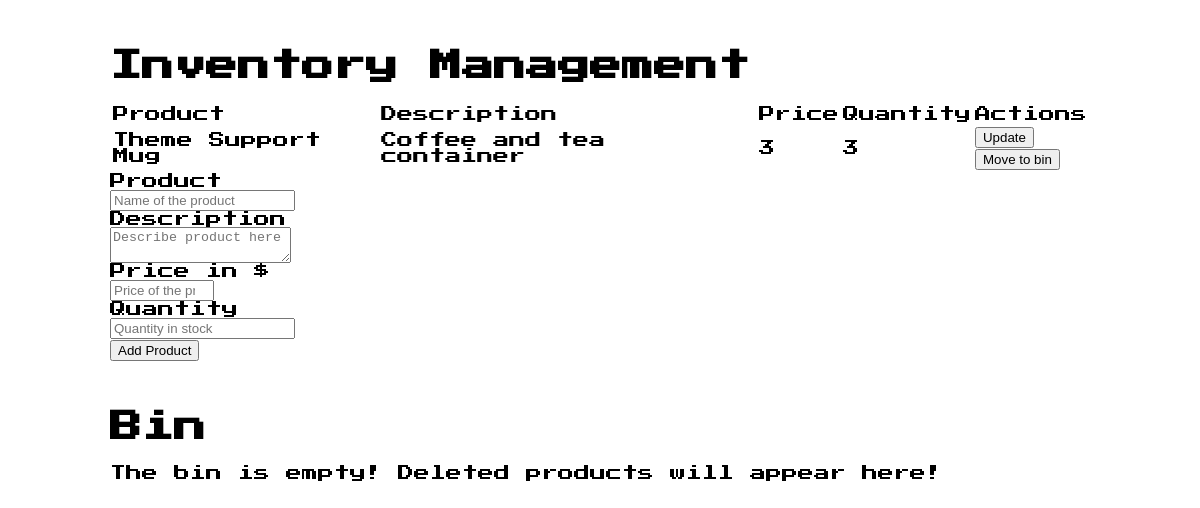
Before: / with the older database file.
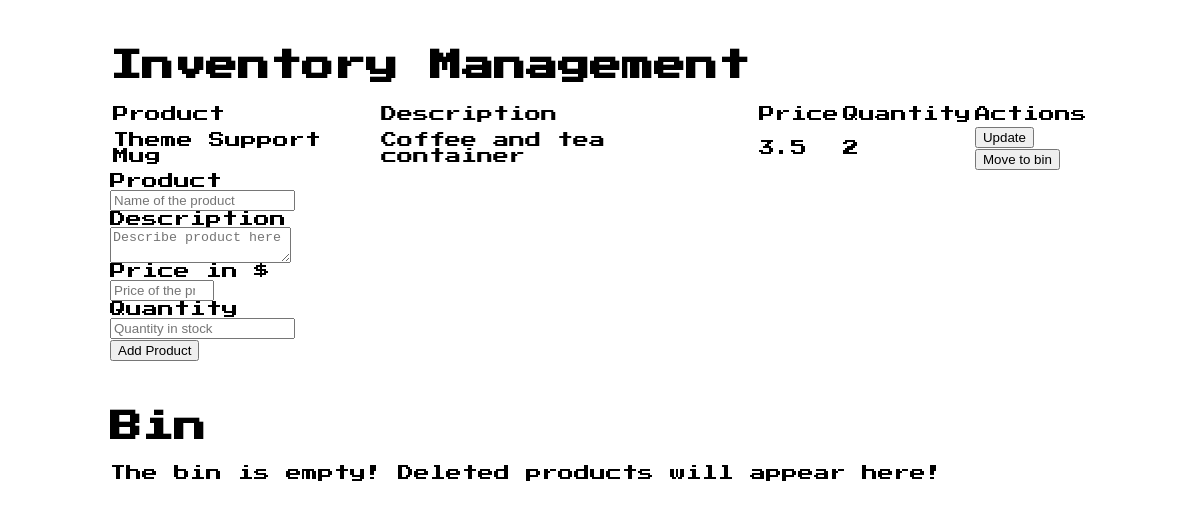
After: the same page with the newer database file.
### app.py (models this page shows, shortened)
class Inventory(db.Model):
    id = db.Column(db.Integer, primary_key=True)
    name = db.Column(db.String(80), nullable=False)
    description = db.Column(db.String(80), nullable=True)
    price = db.Column(db.Integer, nullable=False)
    quantity = db.Column(db.Integer, default=1)
    date_created = db.Column(db.DateTime, default=datetime.utcnow)

### app.py (the view)
@app.route('/', methods=['GET', 'POST'])
def index():
    if request.method == 'POST':
        name = request.form['product_name']
        description = request.form['description']
        price = request.form['price']
        quantity = request.form['quantity']
        new_product = Inventory(name=name, description=description, price=price, quantity=quantity)
        try:
            db.session.add(new_product)
            db.session.commit()
            return redirect('/')
        except:
            return 'There was an issue adding your product'
    else:
        products = Inventory.query.order_by(Inventory.date_created).all()
        deleted_products = DeletedInventory.query.order_by(DeletedInventory.date_created).all()
        return render_template("index.html", products=products, deleted_products = deleted_products)

### templates/index.html (shortened to what this page needs)
{% extends 'base.html' %}
{% block body %}
    <div class="container">
        <div class="nes-container with-title is-centered">
            {% if products|length < 1 %}
            <p class="nes-balloon from-left nes-pointer">
                The inventory is empty! Add a product below!
            </p>
            <div class="icon">
                <i class="nes-kirby"></i>
            </div>
            {% else %}
            <h1 class="title">Inventory Management</h1>
            <div class="table">
                <div class="nes-table-responsive">
                    <table class="nes-table is-bordered is-centered">
                        <thead>
                        <tr>
                            <td>Product</td>
                            <td>Description</td>
                            <td>Price</td>
                            <td>Quantity</td>
                            <td>Actions</td>
                        </tr>
                        </thead>
                        <tbody>
                        {% for product in products %}
                            <tr>
                                <td>{{ product.name }}</td>
                                <td>{{ product.description }}</td>
                                <td>{{ product.price }}</td>
                                <td>{{ product.quantity }}</td>
                                <td>
                                    <button type="button" class="nes-btn is-primary" onclick="document.getElementById('dialog-rounded-update-product-{{ product.id }}').showModal();">
                                        Update
                                    </button>
                                    <br>
                                    <button type="button" class="nes-btn is-error" onclick="document.getElementById('dialog-rounded-delete-product-{{ product.id }}').showModal();">
                                        Move to bin
                                    </button>
                                </td>
                            </tr>
                        {% endfor %}
                        </tbody>
                    </table>
                {% endif %}
                    <div class="nes-field">
                        <form action="/" method="POST">
                            <label for="product_name">Product</label>
                            <br>
                            <input type="text" name="product_name" id="product_name" placeholder="Name of the product" class="nes-input" required>
                            <br>
                            <label for="description">Description</label>
                            <br>
                            <textarea rols="10" col="200" name="description" id="description" placeholder="Describe product here" class="nes-textarea" required></textarea>
                            <br>
                            <label for="product">Price in $</label>
                            <br>
                            <input type="number" name="price" id="price" placeholder="Price of the product" class="nes-input" min="0.00" max="10000.00" step="0.01" required>
                            <br>
                            <label for="quantity">Quantity</label>
                            <br>
                            <input type="number" name="quantity" id="quantity" placeholder="Quantity in stock" class="nes-input" required>
                            <br>
                            <button type="submit" value="Add Product" class="nes-btn is-success">Add Product</button>
                        </form>
                    </div>
                </div>
            </div>
        </div>
        <div class="container">
            <div class="nes-container with-title is-centered">
                <h1 class="title">Bin</h1>
                {% if deleted_products|length < 1 %}
                <p class="nes-balloon from-left nes-pointer">
                    The bin is empty! Deleted products will appear here!
                {% endif %}
            </div>
        </div>
    </div>
{% endblock %}

### templates/base.html (shortened to what this page needs)
<!DOCTYPE html>
<html lang="en">
<head>
    <link href="https://unpkg.com/nes.css@2.3.0/css/nes.min.css" rel="stylesheet" />
    <link rel="stylesheet" href="{{ url_for('static', filename='css/main.css') }}">
</head>
<body>
    {% block body %}{% endblock %}
</body>
</html>

### static/css/main.css (style rules this page uses)
body { font-family: 'Press Start 2P', cursive; }
.container { max-width: 980px; margin: 0 auto; margin-top: 50px; }
.table { display: flex; justify-content: center; }

Changed rows visible on the page:
changed Inventory "Theme Support Mug": price "3" → "3.5"; quantity "3" → "2"
